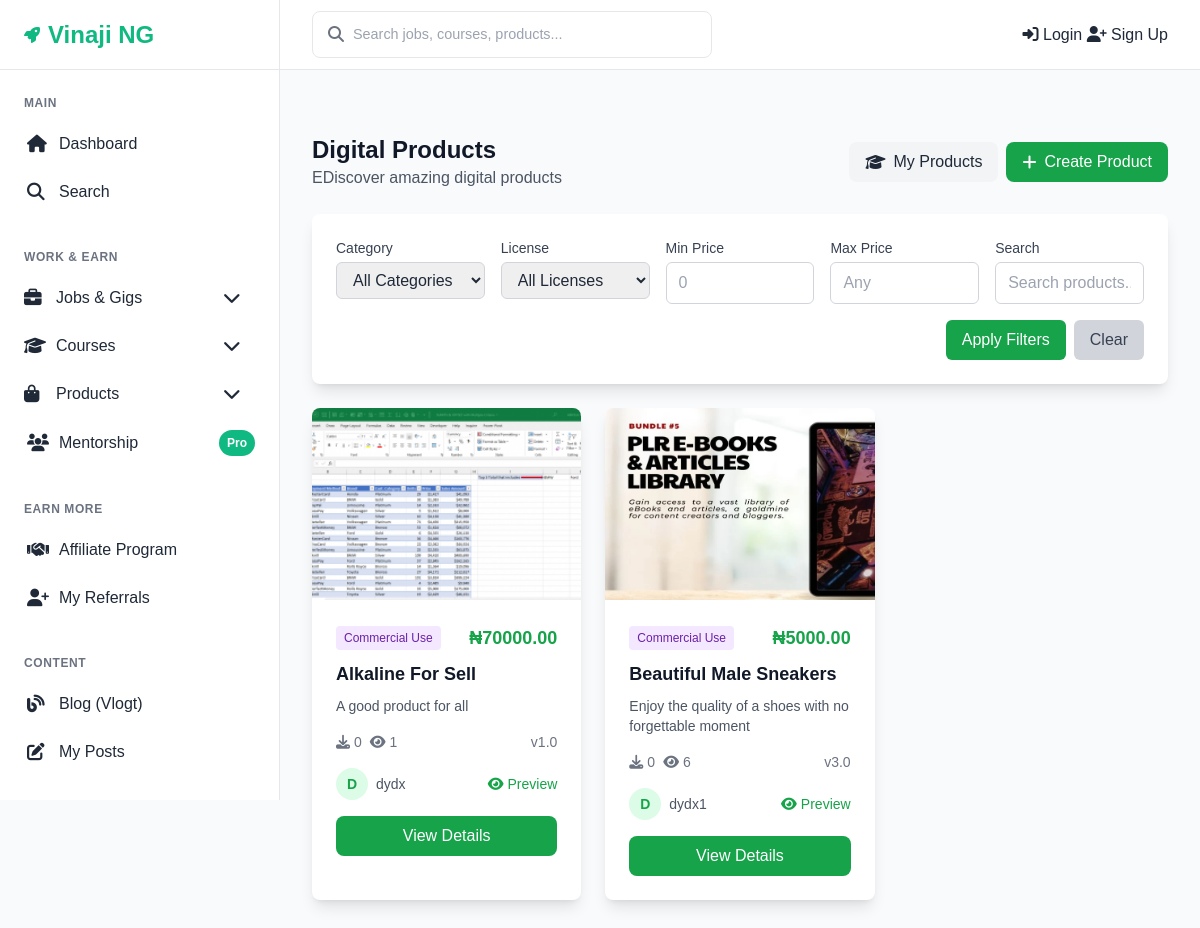
Screenshot of /products/ with the database file from the repository.
### products/models.py (models this page shows, shortened)
class Product(models.Model):
    LICENSE_TYPES = [
        ('personal', 'Personal Use'),
        ('commercial', 'Commercial Use'),
        ('enterprise', 'Enterprise'),
    ]
    STATUS_CHOICES = [
        ('draft', 'Draft'),
        ('pending', 'Pending Approval'),
        ('approved', 'Approved'),
        ('rejected', 'Rejected'),
    ]
    title = models.CharField(max_length=200)
    description = models.TextField()
    seller = models.ForeignKey(settings.AUTH_USER_MODEL, on_delete=models.CASCADE, related_name='products')
    license_type = models.CharField(max_length=20, choices=LICENSE_TYPES, default='personal')
    version = models.CharField(max_length=20, default='1.0')
    price = models.DecimalField(max_digits=10, decimal_places=2)
    category = models.ForeignKey(
        Category,
        on_delete=models.CASCADE,
        related_name='products',
        limit_choices_to={'category_type': 'product'}
    )
    thumbnail = models.ImageField(upload_to='product_thumbnails/', blank=True, null=True)
    gallery_images = models.ManyToManyField('ProductImage', blank=True)
    product_file = models.FileField(
        upload_to='product_files/',
        validators=[FileExtensionValidator(allowed_extensions=['zip', 'pdf', 'doc', 'docx'])]
    )
    sample_file = models.FileField(
        upload_to='sample_files/',
        blank=True,
        null=True,
        validators=[FileExtensionValidator(allowed_extensions=['pdf', 'jpg', 'png'])]
    )
    features = models.TextField(blank=True, help_text="List of features (one per line)")
    tags = models.CharField(max_length=500, blank=True, help_text="Comma-separated tags")
    status = models.CharField(max_length=20, choices=STATUS_CHOICES, default='draft')
    rejection_reason = models.TextField(blank=True)
    views_count = models.PositiveIntegerField(default=0)
    download_count = models.PositiveIntegerField(default=0)
    created_at = models.DateTimeField(auto_now_add=True)
    updated_at = models.DateTimeField(auto_now=True)
    class Meta:
        ordering = ['-created_at']

### accounts/models.py (models this page shows, shortened)
class User(AbstractUser):
    SUBSCRIPTION_CHOICES = [
        ('starter', 'Starter'),
        ('pro', 'Pro'),
        ('mentorship', 'Mentorship'),
    ]
    subscription_level = models.CharField(
        max_length=20,
        choices=SUBSCRIPTION_CHOICES,
        default='starter'
    )
    referral_code = models.CharField(max_length=20, unique=True, blank=True)
    is_verified = models.BooleanField(default=False)
    date_updated = models.DateTimeField(auto_now=True)
    groups = models.ManyToManyField(
        Group,
        related_name="custom_user_groups",  # use "+" if you don’t need reverse access
        blank=True
    )
    user_permissions = models.ManyToManyField(
        Permission,
        related_name="custom_user_permissions",  # use "+" if you don’t need reverse access
        blank=True
    )

### products/views.py (the view)
# urls.py: path('', views.ProductListView.as_view(), name='products_list'),
class ProductListView(ListView):
    model = Product
    template_name = 'products/list.html'
    context_object_name = 'products'
    paginate_by = 20
    def get_queryset(self):
        queryset = Product.objects.filter(status='approved').select_related('seller', 'category')
        category = self.request.GET.get('category')
        license_type = self.request.GET.get('license_type')
        min_price = self.request.GET.get('min_price')
        max_price = self.request.GET.get('max_price')
        search = self.request.GET.get('search')
        if category:
            queryset = queryset.filter(category__name=category)
        if license_type:
            queryset = queryset.filter(license_type=license_type)
        if min_price:
            queryset = queryset.filter(price__gte=min_price)
        if max_price:
            queryset = queryset.filter(price__lte=max_price)
        if search:
            queryset = queryset.filter(
                Q(title__icontains=search) |
                Q(description__icontains=search)
            )
        return queryset
    def get_context_data(self, **kwargs):
        context = super().get_context_data(**kwargs)
        context['categories'] = Category.objects.filter(category_type="job", is_active=True)
        return context

### site_core/context_processors.py (called while the page is built)
def site_settings(request):
    return {
        'site_settings': SiteSetting.get_solo()
    }

### site_core/models.py (called while the page is built)
    @classmethod
    def get_solo(cls):
        obj, created = cls.objects.get_or_create(pk=1)
        return obj

### transactions/context_processors.py (called while the page is built, shortened)
def notifications_context(request):
    return {
        'unread_notifications_count': 0
    }

### templates/products/list.html (shortened to what this page needs)
{% extends 'base.html' %}
{% block content %}
<div class="space-y-6">
    <div class="flex flex-col md:flex-row md:justify-between md:items-center gap-3">
        <div>
            <h1 class="text-2xl font-bold text-gray-900">Digital Products</h1>
            <p class="text-gray-600">EDiscover amazing digital products</p>
        </div>
        <div class="flex flex-wrap items-center gap-2">
            <a href="{% url 'product_manage' %}" class="bg-gray-100 text-gray-800 px-4 py-2 rounded-lg hover:bg-gray-200 transition-colors flex items-center">
                <i class="fas fa-graduation-cap mr-2"></i>My Products
            </a>
            <a href="{% url 'product_create' %}" class="bg-green-600 text-white px-4 py-2 rounded-lg hover:bg-green-700 transition-colors flex items-center">
                <i class="fas fa-plus mr-2"></i>Create Product
            </a>
        </div>
    </div>
    <div class="bg-white rounded-lg shadow-lg p-6">
        <form method="get" class="grid grid-cols-1 md:grid-cols-5 gap-4">
            <div>
                <label class="block text-sm font-medium text-gray-700 mb-1">Category</label>
                <select name="category" class="w-full border border-gray-300 rounded-md px-3 py-2 focus:outline-none focus:ring-2 focus:ring-green-500">
                    <option value="">All Categories</option>
                </select>
            </div>
            <div>
                <label class="block text-sm font-medium text-gray-700 mb-1">License</label>
                <select name="license_type" class="w-full border border-gray-300 rounded-md px-3 py-2 focus:outline-none focus:ring-2 focus:ring-green-500">
                    <option value="">All Licenses</option>
                </select>
            </div>
            <div>
                <label class="block text-sm font-medium text-gray-700 mb-1">Min Price</label>
                <input type="number" name="min_price" value="{{ request.GET.min_price }}"
                       placeholder="0" class="w-full border border-gray-300 rounded-md px-3 py-2 focus:outline-none focus:ring-2 focus:ring-green-500">
            </div>
            <div>
                <label class="block text-sm font-medium text-gray-700 mb-1">Max Price</label>
                <input type="number" name="max_price" value="{{ request.GET.max_price }}"
                       placeholder="Any" class="w-full border border-gray-300 rounded-md px-3 py-2 focus:outline-none focus:ring-2 focus:ring-green-500">
            </div>
            <div>
                <label class="block text-sm font-medium text-gray-700 mb-1">Search</label>
                <input type="text" name="search" value="{{ request.GET.search }}"
                       placeholder="Search products..." class="w-full border border-gray-300 rounded-md px-3 py-2 focus:outline-none focus:ring-2 focus:ring-green-500">
            </div>
            <div class="md:col-span-5 flex justify-end space-x-2">
                <button type="submit" class="bg-green-600 text-white px-4 py-2 rounded-md hover:bg-green-700 transition-colors">
                    Apply Filters
                </button>
                <a href="{% url 'products_list' %}" class="bg-gray-300 text-gray-700 px-4 py-2 rounded-md hover:bg-gray-400 transition-colors">
                    Clear
                </a>
            </div>
        </form>
    </div>
    <div class="grid grid-cols-1 md:grid-cols-2 lg:grid-cols-3 gap-6">
        {% for product in products %}
        <div class="bg-white rounded-lg shadow-lg overflow-hidden hover:shadow-xl transition-shadow">
            {% if product.thumbnail %}
            <img src="{{ product.thumbnail.url }}" alt="{{ product.title }}" class="w-full h-48 object-cover">
            {% else %}
            <div class="w-full h-48 bg-gradient-to-r from-purple-400 to-purple-600 flex items-center justify-center">
                <i class="fas fa-shopping-bag text-white text-4xl"></i>
            </div>
            {% endif %}
            <div class="p-6">
                <div class="flex items-center justify-between mb-2">
                    <span class="bg-purple-100 text-purple-800 px-2 py-1 rounded text-xs font-medium">
                        {{ product.get_license_type_display }}
                    </span>
                    <span class="text-green-600 font-bold text-lg">₦{{ product.price }}</span>
                </div>
                <h3 class="text-lg font-semibold text-gray-900 mb-2">
                    <a href="{% url 'product_detail' product.pk %}" class="hover:text-green-600">{{ product.title }}</a>
                </h3>
                <p class="text-gray-600 text-sm mb-4 line-clamp-2">{{ product.description|truncatewords:20 }}</p>
                <div class="flex items-center justify-between text-sm text-gray-500 mb-4">
                    <div class="flex items-center space-x-2">
                        <span>
                            <i class="fas fa-download mr-1"></i>{{ product.download_count }}
                        </span>
                        <span>
                            <i class="fas fa-eye mr-1"></i>{{ product.views_count }}
                        </span>
                    </div>
                    <span>v{{ product.version }}</span>
                </div>
                <div class="flex items-center justify-between">
                    <div class="flex items-center space-x-2">
                        <div class="w-8 h-8 bg-green-100 rounded-full flex items-center justify-center">
                            <span class="text-green-600 text-sm font-semibold">{{ product.seller.username|first|upper }}</span>
                        </div>
                        <span class="text-sm text-gray-600">{{ product.seller.username }}</span>
                    </div>
                    {% if product.sample_file %}
                    <a href="{{ product.sample_file.url }}" class="text-green-600 hover:text-green-700 text-sm">
                        <i class="fas fa-eye mr-1"></i>Preview
                    </a>
                    {% endif %}
                </div>
                <a href="{% url 'product_detail' product.pk %}" class="w-full bg-green-600 text-white py-2 rounded-lg hover:bg-green-700 transition-colors block text-center mt-4">
                    View Details
                </a>
            </div>
        </div>
        {% endfor %}
    </div>
</div>
{% endblock %}

### templates/base.html (style rules this page uses)
:root { --primary-color: #10b981; --primary-dark: #059669; --primary-light: #34d399; --secondary-color: #1f2937; --accent-color: #f59e0b; --text-dark: #1f2937; --text-light: #6b7280; --bg-light: #f9fafb; --bg-white: #ffffff; --border-color: #e5e7eb; --success-color: #10b981; --warning-color: #f59e0b; --error-color: #ef4444; --shadow: 0 1px 3px 0 rgba(0, 0, 0, 0.1), 0 1px 2px 0 rgba(0, 0, 0, 0.06); --shadow-lg: 0 10px 15px -3px rgba(0, 0, 0, 0.1), 0 4px 6px -2px rgba(0, 0, 0, 0.05); --sidebar-width: 280px; --header-height: 70px; }
* { margin: 0; padding: 0; box-sizing: border-box; }
body { font-family: 'Inter', sans-serif; line-height: 1.6; color: var(--text-dark); background-color: var(--bg-light); display: flex; min-height: 100vh; }
.text-center { text-align: center; }
.flex { display: flex; }
.items-center { align-items: center; }
.justify-between { justify-content: space-between; }
.w-full { width: 100%; }
.mt-4 { margin-top: 1rem; }
.mb-4 { margin-bottom: 1rem; }

### rows the page displays
Product: thumbnail (picture), license_type "Commercial Use", price "70000.00", title "Alkaline For Sell", description "A good product for all", download_count "0", views_count "1", version "1.0", seller.username|first "D", seller.username "dydx"
Product: thumbnail (picture), license_type "Commercial Use", price "5000.00", title "Beautiful Male Sneakers", description "Enjoy the quality of a shoes with no forgettable moment", download_count "0", views_count "6", version "3.0", seller.username|first "D", seller.username "dydx1"
